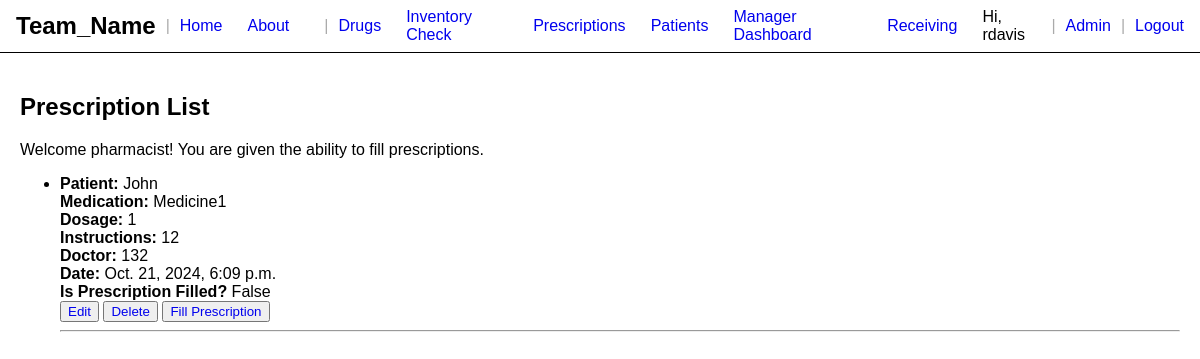
The page /prescriptions/prescriptions/ (signed in) on the database as committed earlier.
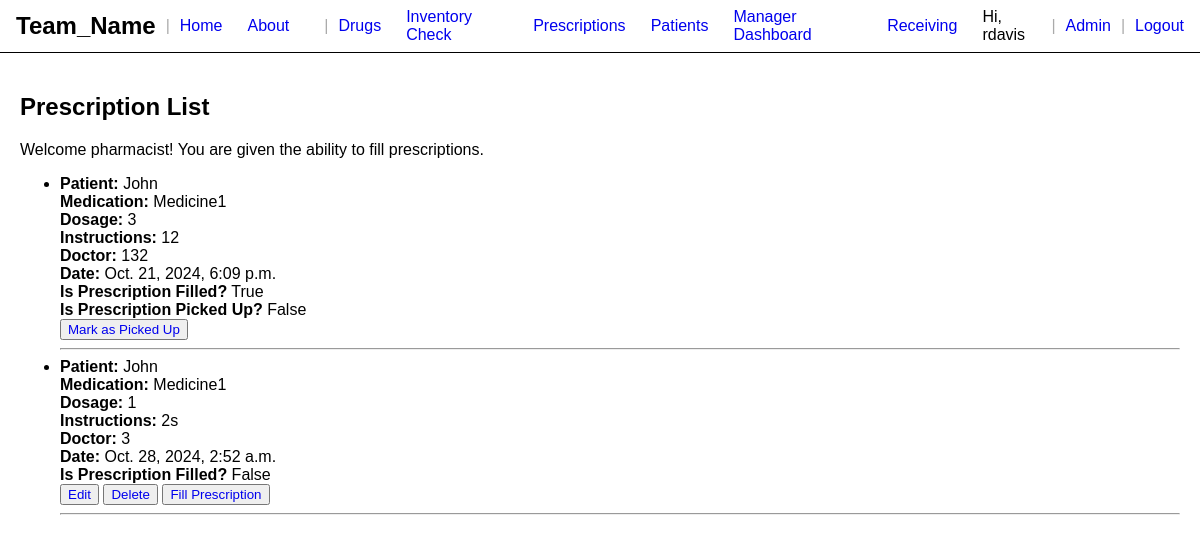
The same page on the database as committed later.
### prescriptions/models.py (models this page shows, shortened)
class Prescription(models.Model):
    patient = models.ForeignKey(Patient, on_delete=models.CASCADE, null=True, related_name="prescriptions")
    medication = models.ForeignKey(Drug, on_delete=models.CASCADE, null=True)
    dosage = models.CharField(max_length=100)
    instructions = models.TextField(max_length=1000)
    doctor_name = models.CharField(max_length=100)
    in_person = models.BooleanField(default=False)
    date_prescribed = models.DateTimeField(auto_now_add=True)
    is_filled = models.BooleanField(default=False)  # New field to track if prescription is filled
    picked_up = models.BooleanField(default=False)  # New field to track if prescription has been picked up by patient
    created_by = CurrentUserField()

### patient/models.py (models this page shows, shortened)
class Patient(models.Model):
    first_name = models.CharField(max_length=255)
    last_name = models.CharField(max_length=255)
    dob = models.DateField()
    address = models.CharField(max_length=255)
    phone = models.CharField(max_length=255)
    email = models.EmailField()
    insurance = models.CharField(max_length=255)

### drugs/models.py (models this page shows, shortened)
class Drug(models.Model):
    DOSAGE_FORM = [
        ("Tablet", "Tablet"),
        ("Capsule", "Capsule"),
        ("Liquid", "Liquid"),
        ("Ointment", "Ointment")
    ]
    DRUG_CLASS= [
        ('Analgesics', 'Analgesics'),
        ('Antibiotics', 'Antibiotics'),
        ('Antivirals', 'Antivirals'),
        ('Antidepressants', 'Antidepressants'),
        ('Antihypertensives', 'Antihypertensives'),
        ('Antihistamines', 'Antihistamines'),
        ('Anticoagulants', 'Anticoagulants'),
        ('Diuretics', 'Diuretics'),
        ('Hormonal agents', 'Hormonal agents'),
        ('Statins', 'Statins'),
        ('Beta-blockers', 'Beta-blockers'),
        ('Corticosteroids', 'Corticosteroids'),
        ('Mood stabilizers', 'Mood stabilizers'),
        ('Antipsychotics', 'Antipsychotics'),
        ('Immunosuppressants', 'Immunosuppressants'),
    ]
    RX_CHOICE = [
        ('Yes', 'Yes'),
        ('No', 'No'),
    ]
    drug_name    = models.CharField(max_length=255) # Common name.
    generic_name = models.CharField(max_length=255, blank=True, null=True) # Generic name.
    brand_name   = models.CharField(max_length=255, blank=True, null=True) # Brand names associated.
    dosage_form  = models.CharField(max_length=20, choices=DOSAGE_FORM) # Dosage form: tablet, capsule, liquid, ointment.
    strength     = models.PositiveIntegerField() # Amount of active ingredients per unit in mg.
    manufacturer = models.CharField(max_length=255) # Manufacturer name.
    drug_class   = models.CharField(max_length=20, choices=DRUG_CLASS) # Classification: antibiotic, analgesic...
    indications  = models.TextField(blank=True, null=True) # Medical condition for which the drug is prescribed.
    side_effects = models.TextField(blank=True, null=True) # Common side effects.
    contraind    = models.TextField(blank=True, null=True) # Conditions that serve as reasons to not use the drug.
    dosage_inst  = models.TextField(blank=True, null=True) # Recommended dosage.
    stock_qty    = models.PositiveIntegerField(default=0) # Number of units available.
    exp_date     = models.DateField() # Expiration date.
    rx_required  = models.CharField(max_length=20, choices=RX_CHOICE) # Is a prescription is necessary.
    price        = models.DecimalField(max_digits=10, decimal_places=2) # Cost of the drug per unit.
    storage_cond = models.TextField(blank=True, null=True) # Recommended storage information: temperature, light exposure...
    bar_code     = models.CharField(max_length=100, unique=True) # Unique identifier.
    created_at   = models.DateTimeField(auto_now_add=True) # Date of entry created.
    updated_at   = models.DateTimeField(auto_now=True) # Date of entry updated.

### prescriptions/views.py (the view)
# urls.py: path('prescriptions/', views.prescription_list, name='prescription_list'),
@login_required
@allowed_groups('Pharmacist', 'Pharmacy Manager', 'Pharmacy Technician')
def prescription_list(request):
    prescriptions = Prescription.objects.all()  # Retrieves all of the prescriptions
    return render(request, 'prescription_list.html', {'prescriptions': prescriptions})

### drugs/templatetags/custom_filters.py (called while the page is built)
@register.filter
def is_in_group(user, group_names):
    group_list = group_names.split(',')
    return user.groups.filter(name__in=group_list).exists()

### prescriptions/views.py (called while the page is built)
def allowed_groups(*groups):
    def in_groups(user):
            return user.groups.filter(name__in=groups).exists()
    return user_passes_test(in_groups)

### prescriptions/templates/prescription_list.html (shortened to what this page needs)
{% extends "base.html" %}
{% load custom_filters %}
{% block css %}
    {% load static %}
    <link rel="stylesheet" type="text/css" href="{% static 'prescription_list.css' %}" />
{% endblock css %}
{% block content %}
    <html>
    <head>
    </head>
    <body>
        <h2>Prescription List</h2>
        {% if user|is_in_group:"Pharmacist" %}
            <p>Welcome pharmacist! You are given the ability to fill prescriptions.</p>
        {% else %}
            <p>You do not have permission to fill prescriptions. Prescription Filling is only available to the Pharmacists.</p>
        {% endif %}
        <ul>
            {% for prescription in prescriptions %}
                <li>
                    <strong>Patient:</strong> {{ prescription.patient.first_name }}<br>
                    <strong>Medication:</strong> {{ prescription.medication.drug_name }}<br>
                    <strong>Dosage:</strong> {{ prescription.dosage }}<br>
                    <strong>Instructions:</strong> {{ prescription.instructions }}<br>
                    <strong>Doctor:</strong> {{ prescription.doctor_name }}<br>
                    <strong>Date:</strong> {{ prescription.date_prescribed }}<br>
                    {% if prescription.is_filled  %}
                    <strong>Is Prescription Filled?</strong> {{ prescription.is_filled }}<br>
                    {% else %}
                    <strong>Is Prescription Filled?</strong> {{ prescription.is_filled }}<br>
                        <button><a href="{% url 'edit_prescription' prescription.id %}">Edit</a></button>
                        <button><a href="{% url 'delete_prescription' prescription.id %}">Delete</a></button>
                        {% if user|is_in_group:"Pharmacist" %}
                            <button><a href="{% url 'fill_prescription' prescription.id %}">Fill Prescription</a></button><br>
                        {% endif %}
                    {% endif %}
                    {% if prescription.is_filled %}
                    <strong>Is Prescription Picked Up?</strong> {{ prescription.picked_up }}<br>
                        {% if not prescription.picked_up %}
                    <button><a href="{% url 'pickup_prescription' prescription.id %}">Mark as Picked Up</a></button>
                        {% endif %}
                    {% endif %}
                </li>
                <hr>
            {% endfor %}
        </ul>
    </body>
    </html>
{% endblock %}

Rows that differ between the two databases and show on the page:
changed Prescription: dosage "1" → "3"; picked_up (not shown) → "False"; is_filled "False" → "True"; is_filled "Edit Delete Fill Prescription" → "Is Prescription Picked Up? Mark as Picked Up"
added Prescription: patient.first_name "John", medication.drug_name "Medicine1", dosage "1", instructions "2s", doctor_name "3", date_prescribed "Oct. 28, 2024, 2:52 a.m.", is_filled "False", shows "Fill Prescription"
